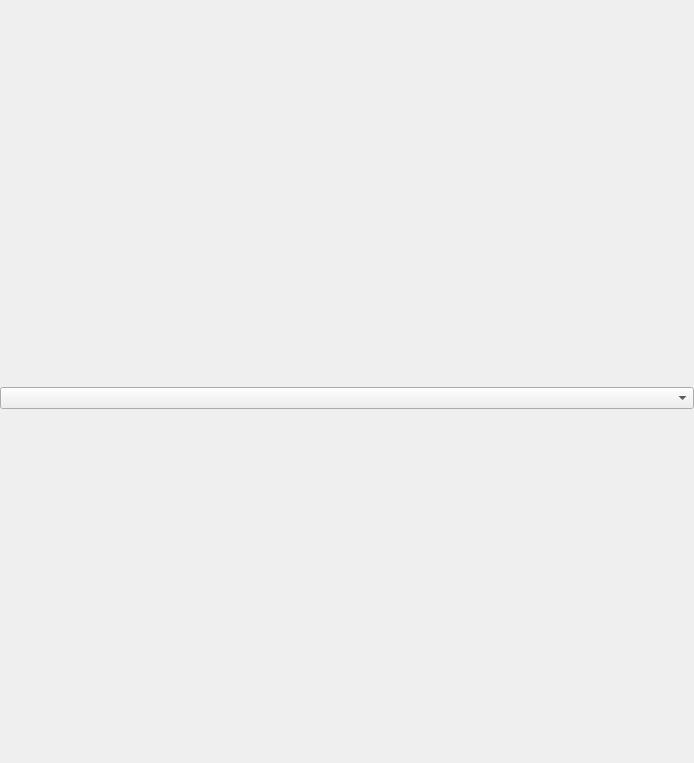
<?xml version="1.0" encoding="UTF-8"?>
<ui version="4.0">
 <class>controlnet_settings_widget</class>
 <widget class="QWidget" name="controlnet_settings_widget">
  <property name="geometry">
   <rect>
    <x>0</x>
    <y>0</y>
    <width>694</width>
    <height>763</height>
   </rect>
  </property>
  <property name="windowTitle">
   <string>Form</string>
  </property>
  <layout class="QGridLayout" name="gridLayout_2">
   <property name="leftMargin">
    <number>0</number>
   </property>
   <property name="topMargin">
    <number>0</number>
   </property>
   <property name="rightMargin">
    <number>0</number>
   </property>
   <property name="bottomMargin">
    <number>0</number>
   </property>
   <property name="horizontalSpacing">
    <number>0</number>
   </property>
   <property name="verticalSpacing">
    <number>10</number>
   </property>
   <item row="1" column="0">
    <widget class="QWidget" name="widget_3" native="true">
     <layout class="QGridLayout" name="gridLayout">
      <property name="leftMargin">
       <number>0</number>
      </property>
      <property name="topMargin">
       <number>0</number>
      </property>
      <property name="rightMargin">
       <number>0</number>
      </property>
      <property name="bottomMargin">
       <number>0</number>
      </property>
      <property name="horizontalSpacing">
       <number>0</number>
      </property>
      <property name="verticalSpacing">
       <number>10</number>
      </property>
      <item row="1" column="0">
       <widget class="QWidget" name="widget" native="true">
        <property name="minimumSize">
         <size>
          <width>0</width>
          <height>0</height>
         </size>
        </property>
        <layout class="QVBoxLayout" name="verticalLayout">
         <property name="leftMargin">
          <number>0</number>
         </property>
         <property name="topMargin">
          <number>0</number>
         </property>
         <property name="rightMargin">
          <number>0</number>
         </property>
         <item>
          <widget class="SliderWidget" name="controlnet_conditioning_scale" native="true">
           <property name="slider_minimum" stdset="0">
            <number>0</number>
           </property>
           <property name="slider_maximum" stdset="0">
            <number>100</number>
           </property>
           <property name="spinbox_minimum" stdset="0">
            <number>0</number>
           </property>
           <property name="spinbox_maximum" stdset="0">
            <double>1.000000000000000</double>
           </property>
           <property name="slider_tick_interval" stdset="0">
            <number>1</number>
           </property>
           <property name="slider_single_step" stdset="0">
            <number>1</number>
           </property>
           <property name="slider_page_step" stdset="0">
            <number>2</number>
           </property>
           <property name="spinbox_single_step" stdset="0">
            <double>0.100000000000000</double>
           </property>
           <property name="spinbox_page_step" stdset="0">
            <double>0.200000000000000</double>
           </property>
           <property name="label_text" stdset="0">
            <string>Conditioning Scale</string>
           </property>
           <property name="settings_property" stdset="0">
            <string notr="true">controlnet_settings.conditioning_scale</string>
           </property>
           <property name="display_as_float" stdset="0">
            <bool>true</bool>
           </property>
          </widget>
         </item>
         <item>
          <widget class="SliderWidget" name="strength_slider" native="true">
           <property name="slider_minimum" stdset="0">
            <number>0</number>
           </property>
           <property name="slider_maximum" stdset="0">
            <number>100</number>
           </property>
           <property name="spinbox_minimum" stdset="0">
            <number>0</number>
           </property>
           <property name="spinbox_maximum" stdset="0">
            <double>1.000000000000000</double>
           </property>
           <property name="slider_tick_interval" stdset="0">
            <number>1</number>
           </property>
           <property name="slider_single_step" stdset="0">
            <number>1</number>
           </property>
           <property name="slider_page_step" stdset="0">
            <number>10</number>
           </property>
           <property name="spinbox_single_step" stdset="0">
            <double>0.100000000000000</double>
           </property>
           <property name="spinbox_page_step" stdset="0">
            <double>0.200000000000000</double>
           </property>
           <property name="label_text" stdset="0">
            <string>Strength</string>
           </property>
           <property name="settings_property" stdset="0">
            <string notr="true">controlnet_settings.strength</string>
           </property>
           <property name="display_as_float" stdset="0">
            <bool>true</bool>
           </property>
          </widget>
         </item>
        </layout>
       </widget>
      </item>
      <item row="0" column="0">
       <widget class="QComboBox" name="controlnet"/>
      </item>
     </layout>
    </widget>
   </item>
   <item row="0" column="0">
    <widget class="QWidget" name="section_header" native="true">
     <property name="sizePolicy">
      <sizepolicy hsizetype="Preferred" vsizetype="Preferred">
       <horstretch>0</horstretch>
       <verstretch>0</verstretch>
      </sizepolicy>
     </property>
     <property name="minimumSize">
      <size>
       <width>0</width>
       <height>0</height>
      </size>
     </property>
     <layout class="QGridLayout" name="gridLayout_3">
      <property name="leftMargin">
       <number>0</number>
      </property>
      <property name="topMargin">
       <number>0</number>
      </property>
      <property name="rightMargin">
       <number>10</number>
      </property>
      <property name="bottomMargin">
       <number>0</number>
      </property>
     </layout>
    </widget>
   </item>
  </layout>
 </widget>
 <customwidgets>
  <customwidget>
   <class>SliderWidget</class>
   <extends>QWidget</extends>
   <header>airunner/components/application/gui/widgets/slider/slider_widget</header>
   <container>1</container>
  </customwidget>
 </customwidgets>
 <resources/>
 <connections>
  <connection>
   <sender>controlnet</sender>
   <signal>currentTextChanged(QString)</signal>
   <receiver>controlnet_settings_widget</receiver>
   <slot>controlnet_changed(QString)</slot>
   <hints>
    <hint type="sourcelabel">
     <x>94</x>
     <y>16</y>
    </hint>
    <hint type="destinationlabel">
     <x>3</x>
     <y>5</y>
    </hint>
   </hints>
  </connection>
 </connections>
 <slots>
  <slot>color_button_clicked()</slot>
  <slot>controlnet_changed(QString)</slot>
  <slot>toggle_auto_generate_while_drawing(bool)</slot>
 </slots>
</ui>
